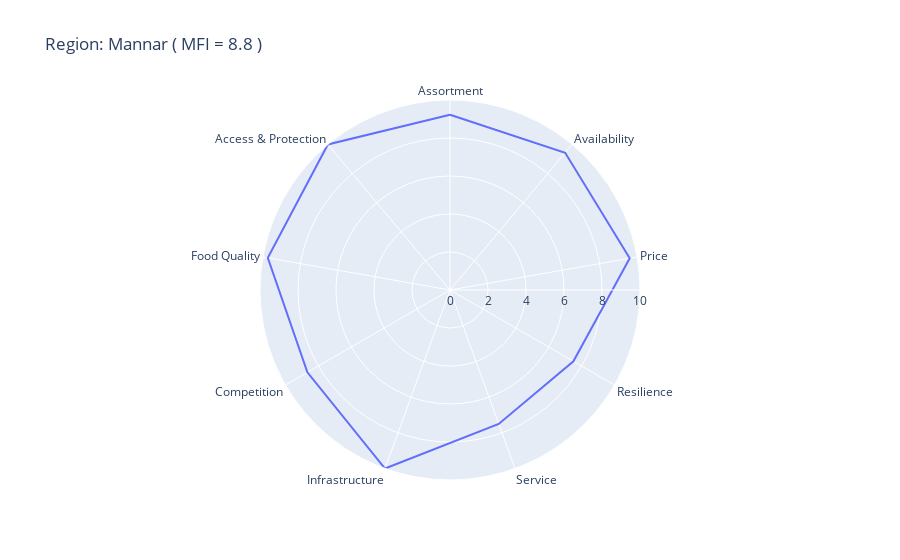

The code cell stored with this chart in its notebook:
### Code cell
# Plot the data 
fig = px.line_polar(plotdf, r = 'value', theta = 'variable', line_close = True, 
                    title="Region: "+w.result+" ( MFI = {mfi_t:.1f} )".format(mfi_t=MFI))

fig.show()

### Figure 1 — Plotly figure (JSON) as saved in the notebook; plotly's stock layout.template omitted (floating-point values rounded to 4 significant figures)
{"data": [{"hovertemplate": "value=%{r}<br>variable=%{theta}<extra></extra>", "legendgroup": "", "line": {"color": "#636efa", "dash": "solid"}, "marker": {"symbol": "circle"}, "mode": "lines", "name": "", "r": [9.222, 9.43, 9.605, 7.5, 7.5, 10, 8.667, 9.737, 10, 9.222], "showlegend": false, "subplot": "polar", "theta": ["Assortment", "Availability", "Price", "Resilience", "Service", "Infrastructure", "Competition", "Food Quality", "Access & Protection", "Assortment"], "type": "scatterpolar"}], "layout": {"legend": {"tracegroupgap": 0}, "polar": {"angularaxis": {"direction": "clockwise", "rotation": 90}, "domain": {"x": [0, 1], "y": [0, 1]}}, "title": {"text": "Region: Mannar ( MFI = 8.8 )"}}}
